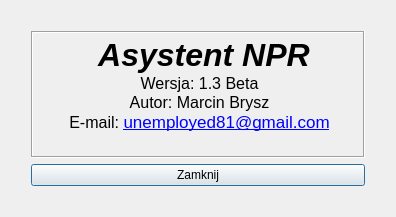
<?xml version="1.0" encoding="UTF-8"?>
<ui version="4.0">
 <class>About</class>
 <widget class="QWidget" name="About">
  <property name="geometry">
   <rect>
    <x>0</x>
    <y>0</y>
    <width>396</width>
    <height>217</height>
   </rect>
  </property>
  <property name="minimumSize">
   <size>
    <width>396</width>
    <height>217</height>
   </size>
  </property>
  <property name="maximumSize">
   <size>
    <width>600</width>
    <height>440</height>
   </size>
  </property>
  <property name="windowTitle">
   <string>O programie</string>
  </property>
  <property name="windowIcon">
   <iconset>
    <normaloff>:/images/ball.png</normaloff>:/images/ball.png</iconset>
  </property>
  <layout class="QGridLayout" name="gridLayout">
   <item row="0" column="0">
    <layout class="QVBoxLayout" name="verticalLayout">
     <property name="margin">
      <number>20</number>
     </property>
     <item>
      <widget class="QLabel" name="label">
       <property name="sizePolicy">
        <sizepolicy hsizetype="MinimumExpanding" vsizetype="MinimumExpanding">
         <horstretch>0</horstretch>
         <verstretch>0</verstretch>
        </sizepolicy>
       </property>
       <property name="layoutDirection">
        <enum>Qt::LeftToRight</enum>
       </property>
       <property name="frameShape">
        <enum>QFrame::Box</enum>
       </property>
       <property name="frameShadow">
        <enum>QFrame::Sunken</enum>
       </property>
       <property name="lineWidth">
        <number>1</number>
       </property>
       <property name="midLineWidth">
        <number>0</number>
       </property>
       <property name="text">
        <string>&lt;!DOCTYPE HTML PUBLIC &quot;-//W3C//DTD HTML 4.0//EN&quot; &quot;http://www.w3.org/TR/REC-html40/strict.dtd&quot;&gt;
&lt;html&gt;&lt;head&gt;&lt;meta name=&quot;qrichtext&quot; content=&quot;1&quot; /&gt;&lt;style type=&quot;text/css&quot;&gt;
p, li { white-space: pre-wrap; }
&lt;/style&gt;&lt;/head&gt;&lt;body style=&quot; font-family:'Lucida Grande'; font-size:13pt; font-weight:400; font-style:normal;&quot;&gt;
&lt;p align=&quot;center&quot; style=&quot; margin-top:0px; margin-bottom:0px; margin-left:0px; margin-right:0px; -qt-block-indent:0; text-indent:0px;&quot;&gt;&lt;img src=&quot;:/images/Berry.png&quot; /&gt;&lt;span style=&quot; font-size:24pt;&quot;&gt; &lt;/span&gt;&lt;span style=&quot; font-size:24pt; font-weight:600; font-style:italic;&quot;&gt;Asystent NPR&lt;/span&gt;&lt;/p&gt;
&lt;p align=&quot;center&quot; style=&quot; margin-top:0px; margin-bottom:0px; margin-left:0px; margin-right:0px; -qt-block-indent:0; text-indent:0px;&quot;&gt;&lt;span style=&quot; font-size:12pt;&quot;&gt;Wersja: 1.3 Beta&lt;/span&gt;&lt;/p&gt;
&lt;p align=&quot;center&quot; style=&quot; margin-top:0px; margin-bottom:0px; margin-left:0px; margin-right:0px; -qt-block-indent:0; text-indent:0px;&quot;&gt;&lt;span style=&quot; font-size:12pt;&quot;&gt;Autor: Marcin Brysz&lt;/span&gt;&lt;/p&gt;
&lt;p align=&quot;center&quot; style=&quot; margin-top:0px; margin-bottom:0px; margin-left:0px; margin-right:0px; -qt-block-indent:0; text-indent:0px;&quot;&gt;&lt;span style=&quot; font-size:12pt;&quot;&gt;E-mail: &lt;/span&gt;&lt;a href=&quot;unemployed81@gmail.com&quot;&gt;&lt;span style=&quot; text-decoration: underline; color:#0000ff;&quot;&gt;unemployed81@gmail.com&lt;/span&gt;&lt;/a&gt;&lt;/p&gt;
&lt;p align=&quot;center&quot; style=&quot;-qt-paragraph-type:empty; margin-top:0px; margin-bottom:0px; margin-left:0px; margin-right:0px; -qt-block-indent:0; text-indent:0px; text-decoration: underline; color:#0000ff;&quot;&gt;&lt;/p&gt;&lt;/body&gt;&lt;/html&gt;</string>
       </property>
       <property name="textFormat">
        <enum>Qt::RichText</enum>
       </property>
       <property name="scaledContents">
        <bool>true</bool>
       </property>
       <property name="openExternalLinks">
        <bool>true</bool>
       </property>
      </widget>
     </item>
     <item>
      <widget class="QPushButton" name="closeButton">
       <property name="text">
        <string>Zamknij</string>
       </property>
       <property name="autoDefault">
        <bool>false</bool>
       </property>
       <property name="default">
        <bool>true</bool>
       </property>
       <property name="flat">
        <bool>false</bool>
       </property>
      </widget>
     </item>
    </layout>
   </item>
  </layout>
 </widget>
 <resources>
  <include location="draggableicons.qrc"/>
 </resources>
 <connections>
  <connection>
   <sender>closeButton</sender>
   <signal>clicked()</signal>
   <receiver>About</receiver>
   <slot>close()</slot>
   <hints>
    <hint type="sourcelabel">
     <x>204</x>
     <y>157</y>
    </hint>
    <hint type="destinationlabel">
     <x>250</x>
     <y>158</y>
    </hint>
   </hints>
  </connection>
 </connections>
</ui>
